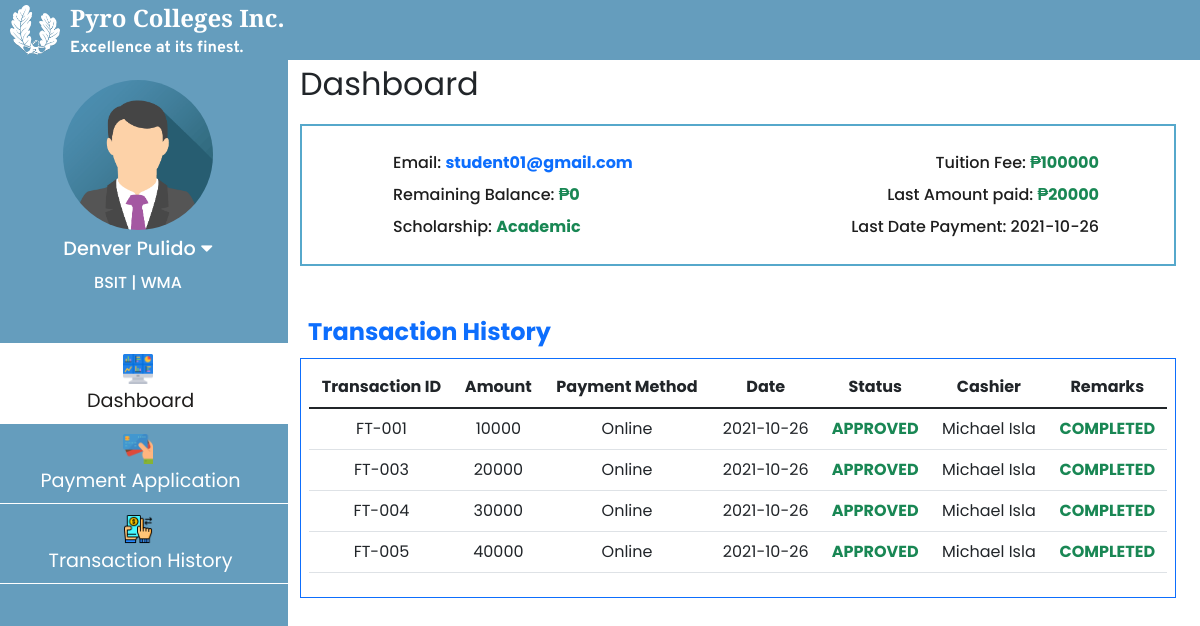
Before: /html/student_access.php (signed in) with the older database file.
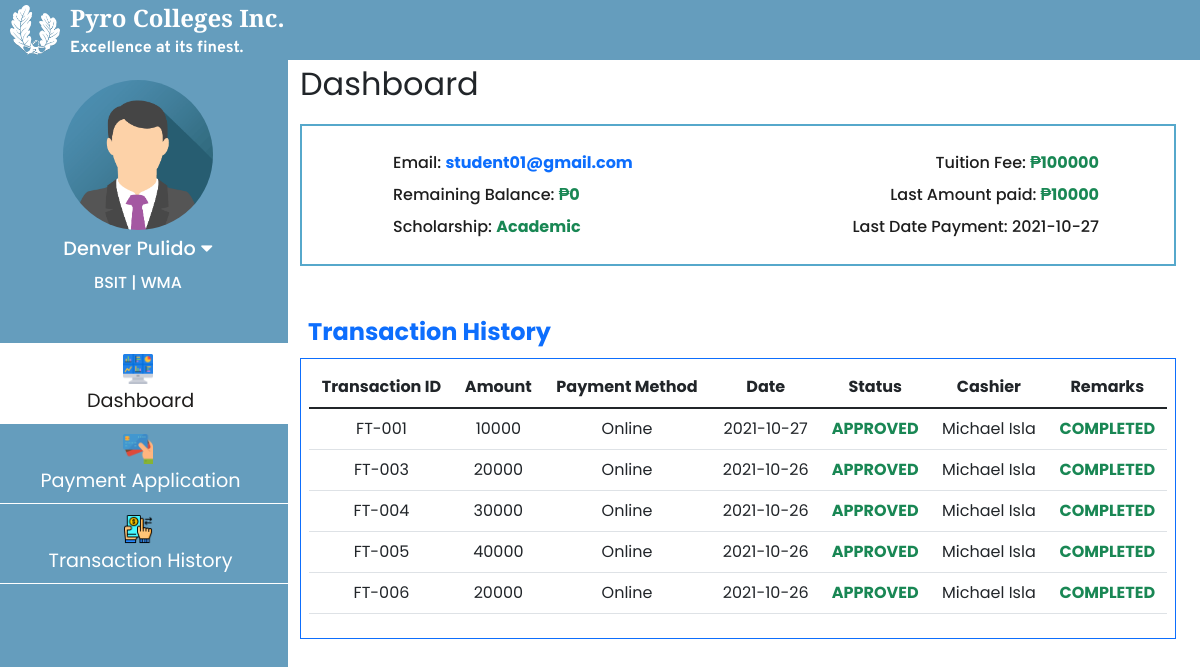
After: the same page with the newer database file.
### tables this page shows
CREATE TABLE `tbl_student_school_details` (
  `stud_id` int(11) NOT NULL,
  `LRN` varchar(100) NOT NULL,
  `stud_type` varchar(100) NOT NULL,
  `csi_academic_year` varchar(100) NOT NULL,
  `csi_semester` varchar(100) NOT NULL,
  `csi_program` varchar(255) NOT NULL,
  `csi_major` longtext NOT NULL,
  `csi_year_level` varchar(100) NOT NULL
);

CREATE TABLE `tbl_student_fees` (
  `program_id` int(11) NOT NULL,
  `stud_id` int(11) NOT NULL,
  `fullname` varchar(100) NOT NULL,
  `csi_year_level` varchar(100) NOT NULL,
  `scholar_desc` varchar(100) NOT NULL,
  `scholar_type` varchar(255) NOT NULL,
  `discount_type` varchar(100) NOT NULL,
  `tuition_fee` int(100) NOT NULL,
  `total_amount_paid` int(11) NOT NULL,
  `balance` int(11) NOT NULL,
  `remarks` varchar(100) NOT NULL
);

CREATE TABLE `tbl_payments` (
  `transaction_no` varchar(100) NOT NULL,
  `program_id` int(11) NOT NULL,
  `stud_id` int(11) NOT NULL,
  `fullname` varchar(100) NOT NULL,
  `academic_year` varchar(100) NOT NULL,
  `semester` varchar(100) NOT NULL,
  `tuition_fee` int(100) NOT NULL,
  `amount` int(11) NOT NULL,
  `payment_method` varchar(100) NOT NULL,
  `payment_gateway` varchar(100) NOT NULL,
  `sales_invoice` longtext NOT NULL,
  `balance` int(11) NOT NULL,
  `transaction_date` date NOT NULL,
  `payment_status` varchar(100) NOT NULL,
  `remarks` varchar(100) NOT NULL,
  `cashier_id` int(11) NOT NULL,
  `cashier_name` varchar(100) NOT NULL
);

### html/student_access.php (the view, shortened to what this page needs)
<?php
    if(!isset($_SESSION['stud_id']) && $_SESSION['role'] != 'Student'){
        header('Location: login.php');
    }else{
        include_once '../connection/Config.php';
        $sqlStud ="SELECT det.*,fees.*
                    FROM tbl_student_school_details AS det
                    INNER JOIN tbl_student_fees AS fees ON det.stud_id = fees.stud_id
                    WHERE det.stud_id = ?";
        $stmtStud = $con->prepare($sqlStud);
        $stmtStud->bind_param('s', $_SESSION['stud_id']);
        $stmtStud->execute();
        $resStud = $stmtStud->get_result();
        $rowStud = $resStud->fetch_assoc();
        $sqlLatestPaidDate ="SELECT  amount, transaction_date
                            FROM tbl_payments WHERE stud_id = ?
                            ORDER BY transaction_date DESC LIMIT 1";
        $stmtLatestPaidDate = $con->prepare($sqlLatestPaidDate);
        $stmtLatestPaidDate->bind_param('s', $_SESSION['stud_id']);
        $stmtLatestPaidDate->execute();
        $resLatestPaidDate = $stmtLatestPaidDate->get_result();
        $rowLatestPaidDate = $resLatestPaidDate->fetch_assoc();
        if($resLatestPaidDate->num_rows > 0){
            $amount = $rowLatestPaidDate['amount'];
            $date = $rowLatestPaidDate['transaction_date'];
        }else{
            $amount = 'N/A';
            $date = 'N/A';
        }
    }
?>
<!DOCTYPE html>
<html lang="en">
<head>
    <link href="https://cdn.jsdelivr.net/npm/bootstrap@5.1.1/dist/css/bootstrap.min.css" rel="stylesheet">
    <link rel="stylesheet" href="https://pro.fontawesome.com/releases/v5.10.0/css/all.css"/>
    <link rel="stylesheet" href="https://cdnjs.cloudflare.com/ajax/libs/font-awesome/5.14.0/css/all.min.css" />
    <link rel="stylesheet" href="../css/student_access.css">
<link rel="stylesheet" type="text/css" href="https://cdn.datatables.net/v/bs5/dt-1.11.3/b-2.0.1/datatables.min.css"/>
</head>
<body>
<div class="nav__bar">
    <div class="nav__bar_two">
    <img src="../images/logo.png" alt="">
        <div class="nav__bar_two_text">
            <span>Pyro Colleges Inc.</span>
            <p>Excellence at its finest.</p>
        </div>
    </div>
</div>
<div class="row">
    <div class="col left-tab">
    <div class="upper-left-tab">
        <img src="..\images\registrar_img\sample_registrar_pic.png" alt="">
        <p class="reg__name" style="font-size: 1.2rem;"><?= $_SESSION['fullname'];?> <i class="fas fa-caret-down" onclick="profile_link_show()   "></i></p>
        <p class="reg__name"> <?=$rowStud['csi_program'];?> | <?=$rowStud['csi_major'];?></p>
    </div>
    <div class="nav flex-column nav-pills pl-2 mt-5 align-middle" id="v-pills-tab" role="tablist" aria-orientation="vertical">
        <a class="nav-link active main__" id="v-pills-dashboard-tab" data-toggle="pill" href="#v-pills-dashboard" role="tab" aria-controls="v-pills-dashboard" aria-selected="true"><img src="../images/icons/dashboard.png" width="30px" height="30px" class="d-block mx-auto mb-1">&nbsp;Dashboard</a>
        <a class="nav-link main__" id="v-pills-payment-application-tab" data-toggle="pill" href="#v-pills-payment-application" role="tab" aria-controls="v-pills-payment-application" aria-selected="false"><img src="../images/icons/stud_payment_form.png" width="30px" height="30px" class="d-block mx-auto mb-1">&nbsp;Payment Application</a>
        <a class="nav-link main__" id="v-pills-transaction-history-tab" data-toggle="pill" href="#v-pills-transaction-history" role="tab" aria-controls="v-pills-transaction-history" aria-selected="false"><img src="../images/icons/transaction_history.png" width="30px" height="30px" class="d-block mx-auto mb-1">&nbsp;Transaction History</a>
    </div>
    </div>
<div class="col-md right-tab">
        <div class="tab-content" id="v-pills-tabContent">
            <div class="tab-pane fade show active" id="v-pills-dashboard" role="tabpanel" aria-labelledby="v-pills-dashboard">
                <p class="title_tab_universal mb-3">Dashboard</p>
                <div class="miniDashboard mb-5">
                    <div class="col d-flex mb-2">
                        <span class="miniDashboardh3 mx-3 w-50 ">Email: <span class="text-primary" style="font-weight: bold;"><?= $_SESSION['email'];?></span></span>
                        <span class="miniDashboardh3 w-50 text-end ">Tuition Fee: <span class="text-success" style="font-weight: bold; ">₱<?=$rowStud['tuition_fee'];?></span></span>
                    </div>
                    <div class="col d-flex mb-2">
                        <span class="miniDashboardh3 mx-3 w-50">Remaining Balance: <span class="text-success" style="font-weight: bold;">₱<?=$rowStud['balance'];?></span></span>
                        <span class="miniDashboardh3 text-end w-50">Last Amount paid: <span class="text-success" style="font-weight: bold;">₱<?= $amount?></span> </span>
                    </div>
                    <div class="col d-flex">
                        <span class="miniDashboardh3 mx-3 w-50">Scholarship: <span class="text-success" style="font-weight: bold; "><?=$rowStud['scholar_desc'];?></span></span>
                        <span class="miniDashboardh3 w-50 text-end ">Last Date Payment: <?= $date?> <span class="text-success" style="font-weight: bold; "></span></span>
                    </div>
                </div>
                <span class="text-primary d-block mx-2 mb-2" style="font-size: 1.5rem; font-weight: bold;">Transaction History</span>
                <div class="p-2 border border-primary" style="overflow-x: auto;" id="table_dashboard_id">
                        <table class="table pb-3" id="transactTblStud">
                            <thead class="thead-light text-center">
                            <tr>
                                <th scope="col">Transaction ID</th>
                                <th scope="col">Amount</th>
                                <th scope="col">Payment Method</th>
                                <th scope="col">Date</th>
                                <th scope="col">Status</th>
                                <th scope="col">Cashier</th>
                                <th scope="col">Remarks</th>
                            </tr>
                            </thead>
                            <tbody >
                            <?php
                            $sql ="SELECT transaction_no, amount, payment_method, transaction_date, payment_status, cashier_name
                                    FROM tbl_payments WHERE stud_id = ?
                                    UNION ALL
                                    SELECT transaction_no, amount, NUll as payment_method, transaction_date, status, NULL as cashier_name
                                    FROM tbl_pending_payments WHERE stud_id = ?";
                            $stmt = $con->prepare($sql);
                            $stmt->bind_param('ss', $_SESSION['stud_id'], $_SESSION['stud_id']);
                            $stmt->execute();
                            $res = $stmt->get_result();
                            $count = $res->num_rows;
                                ?>
                            <?php
                            if($count > 0){
                            while($data = $res->fetch_assoc()){?>
                            <tr class="text-center">
                                <td><?=$data['transaction_no'];?></td>
                                <td><?=$data['amount'];?></td>
                                <td><?=$data['payment_method'];?></td>
                                <td><?=$data['transaction_date'];?></td>
                                <?php if($data['payment_status'] == 'Approved'){?>
                                    <td class="text-success text-uppercase fw-bold"><?=$data['payment_status'];?></td>
                                <?php }else if($data['payment_status'] == 'Pending'){?>
                                    <td class="text-primary text-uppercase fw-bold"><?=$data['payment_status'];?>
                                    </td>
                                <?php }else{ ?>
                                    <td class="text-danger text-uppercase fw-bold"><?=$data['payment_status'];?>
                                    </td>
                                <?php }?>
                                <td><?=$data['cashier_name'];?></td>
                                <?php if($data['payment_status'] == 'Denied'){?>
                                    <td>
                                        <button type="button" class="btn btn-primary"
                                        id="ViewReason" data-bs-toggle="modal" data-bs-target="#reasonModal"
                                        data-id="<?=$data['transaction_no'];?>">
                                        Resubmit
                                        </button>
                                    </td>
                                <?php }else if($data['payment_status'] == 'Approved'){?>
                                    <td class="text-success text-uppercase fw-bold">Completed
                                </td>
                                <?php }?>
                            </tr>
                            <?php }?>
                            <?php }else{?>
                            <tr>
                                <td><?php echo "No Records"?></td>
                            </tr>
                            <?php }
                            ?>
                            </tbody>
                        </table>
                </div>
            </div>
        </div>
    </div>
</div>
</body>
</html>

### css/student_access.css (style rules this page uses)
:root { font-size: 16px; --black-color: rgb(31, 29, 28); --white-color: #FFFFFF; --blue-color: #56A8CBFF; --green-color: #3fd4b7; --input-background-color: rgb(194, 207, 219); --font-school-name: 'Zilla Slab', serif; --font-tagline: 'Overpass', sans-serif; }
* { font-family: 'Poppins', sans-serif; margin: 0; padding: 0; box-sizing: border-box; }
.nav__bar { width: 100%; height: 60px; background: #659dbd; color: white; display: flex; justify-content: center; flex-direction: column; margin: 0; transition: 300ms ease; position: fixed; z-index: 1000; }
.nav__bar .nav__bar_two img { width: 50px; height: 50px; margin: 0 10px; }
.nav__bar .nav__bar_two { display: flex; align-items: center; }
.nav__bar .nav__bar_two .nav__bar_two_text span { display: block; font-family: var(--font-school-name); font-size: 1.5rem; font-weight: bold; color: var(--white-color); margin-top: 10px; }
.nav__bar .nav__bar_two .nav__bar_two_text p { font-family: var(--font-tagline); color: var(--white-color); font-weight: bold; margin-bottom: 10px; }
.left-tab { padding: 0; top: 0; bottom: 0; overflow-y: auto; max-width: 300px; position: fixed; margin-top: 60px; background-color: #659dbd; color: var(--white-color); z-index: 999; }
.upper-left-tab { position: relative; }
.upper-left-tab > * { transition: 300ms ease; }
.upper-left-tab img { width: 150px; height: 150px; border-radius: 50%; display: block; margin: 20px auto 5px; }
.reg__name { text-align: center; margin: 0; font-weight: 500; margin-bottom: 5px; }
.reg__name i { cursor: pointer; }
.nav-link.main__ { color: var(--white-color); font-size: 1.2rem; padding: 10px 25px; line-height: 25px; width: 100%; text-align: center; transition: 250ms; border-bottom: 1px solid var(--white-color); border-radius: 0; }
.nav-link.main__:first-child { border-top: 1px solid var(--white-color); }
.nav-link.main__.active { background-color: var(--white-color); color: var(--black-color); border-radius: 0; }
.title_tab_universal { font-size: 2rem; }
.row { width: 100%; }
.right-tab { margin-top: 60px; margin-left: 300px; }
.miniDashboard { width: 100%; padding: 25px 75px; display: block; margin: 10px 0; border: 2px solid var(--blue-color); }
.miniDashboardh3 { color: #1e1e1e; font-weight: 500; }

Changed rows visible on the page:
no longer on this page (row unchanged): tbl_payments: amount "20000", transaction_date "2021-10-26"
now on this page (row edited): tbl_payments: amount "10000", transaction_date "2021-10-27"
Other visible differences:
new list line: "FT-001 10000 Online 2021-10-27 APPROVED Michael Isla COMPLETED"
new list line: "FT-006 20000 Online 2021-10-26 APPROVED Michael Isla COMPLETED"
list line gone: "FT-001 10000 Online 2021-10-26 APPROVED Michael Isla COMPLETED"
